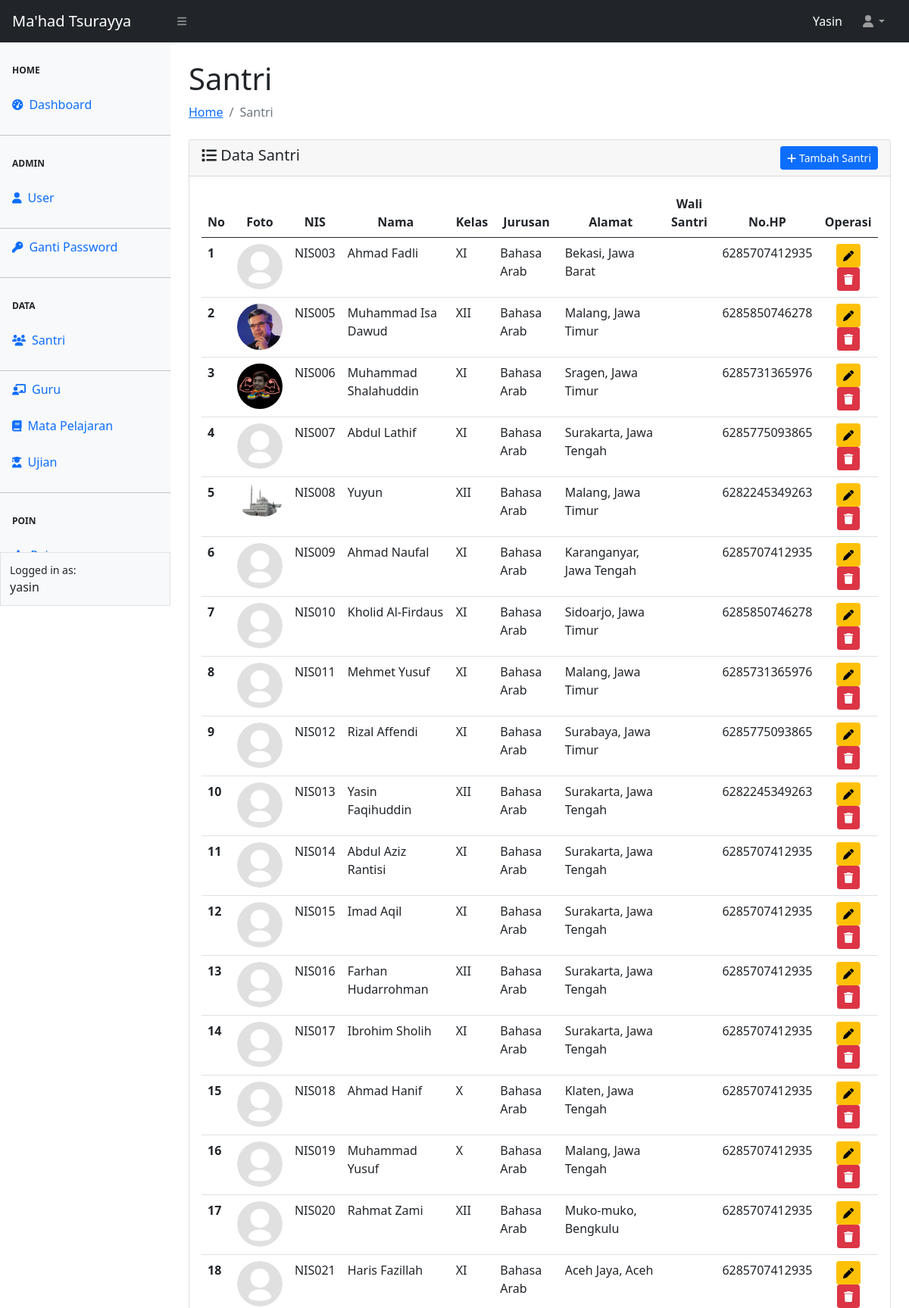
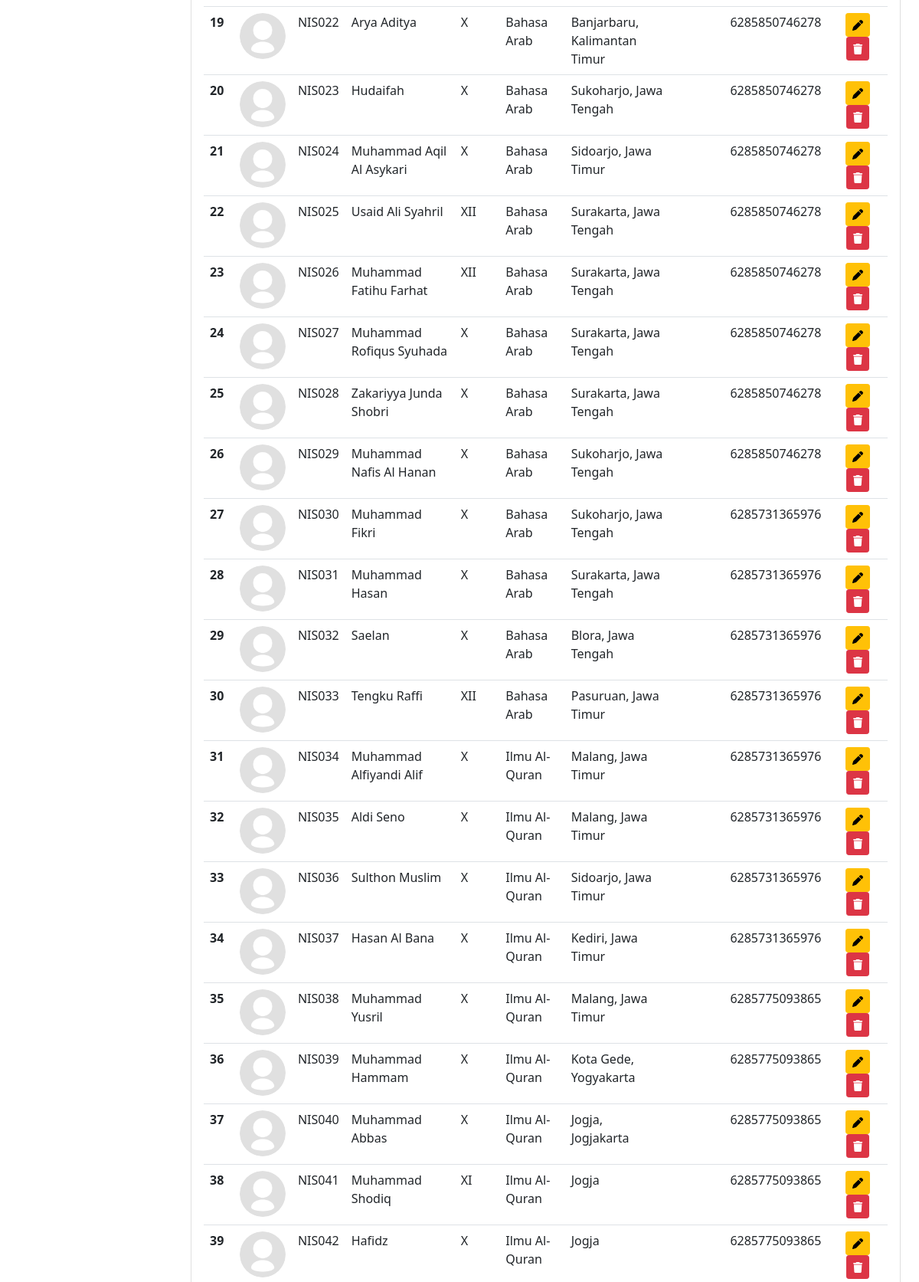
/siswa/siswa.php (signed in, upper part), run on the app's committed database (2 pictures, top to bottom).
### tables this page shows
CREATE TABLE `tbl_siswa` (
  `nis` char(6) NOT NULL,
  `nama` varchar(100) NOT NULL,
  `alamat` varchar(256) NOT NULL,
  `kelas` varchar(3) NOT NULL,
  `jurusan` varchar(50) NOT NULL,
  `walsan` varchar(15) DEFAULT '089621966663',
  `foto` varchar(50) NOT NULL
);

### config.php (called while the page is built, shortened)
<?php
$main_url = "http://localhost/sekolah";

### siswa/siswa.php (the view, shortened to what this page needs)
<?php
require_once "../config.php";
require_once "../template/header.php";
require_once "../template/navbar.php";
require_once "../template/sidebar.php";
?>
<div id="layoutSidenav_content">
    <main>
        <div class="container-fluid px-4">
            <h1 class="mt-4">Santri</h1>
            <ol class="breadcrumb mb-4">
                <li class="breadcrumb-item"><a href="../index.php">Home</a></li>
                <li class="breadcrumb-item active">Santri</li>
            </ol>
            <div class="card">
                <div class="card-header">
                    <span class="h5 my-2"><i class="fa-solid fa-list"></i> Data Santri</span>
                    <a href="<?= $main_url ?>/siswa/add-siswa.php" class="btn btn-sm btn-primary float-end"><i class="fa-solid fa-plus"></i> Tambah Santri</a>
                </div>
                <div class="card-body">
                <table class="table table-hover" id="datatablesSimple">
  <thead>
    <tr>
      <th scope="col">No</th>
      <th scope="col"><center>Foto</center></th>
      <th scope="col"><center>NIS</center></th>
      <th scope="col"><center>Nama</center></th>
      <th scope="col"><center>Kelas</center></th>
      <th scope="col"><center>Jurusan</center></th>
      <th scope="col"><center>Alamat</center></th>
      <th scope="col"><center>Wali Santri</center></th>
      <th scope="col"><center>No.HP</center></th>
      <th scope="col"><center>Operasi</center></th>
    </tr>
  </thead>
  <tbody>
    <?php
    $no = 1;
    $querySiswa = mysqli_query($koneksi, "SELECT * FROM tbl_siswa");
    while ($data = mysqli_fetch_array($querySiswa)) { ?>
      <tr>
        <th scope="row"><?= $no++ ?></th>
        <td><img src="../asset/image/<?= $data['foto'] ?>" class="rounded-circle" alt="foto siswa" width="60px"></td>
        <td><?= $data['nis'] ?></td>
        <td><?= $data['nama'] ?></td>
        <td><?= $data['kelas'] ?></td>
        <td><?= $data['jurusan'] ?></td>
        <td><?= $data['alamat'] ?></td>
        <td><?= $data['wali_santri'] ?></td>
        <td><?= $data['walsan'] ?></td>
        <td align="center">
          <a href="edit-siswa.php?nis=<?= $data['nis'] ?>" class="btn btn-sm btn-warning" title="Update Siswa"><i class="fa-solid fa-pen"></i></a>
          <a href="hapus-siswa.php?nis=<?= $data['nis'] ?>&foto=<?= $data['foto'] ?>" class="btn btn-sm btn-danger" title="Hapus Siswa" onclick="return confirm('Anda yakin akan menghapus data ini ?')"><i class="fa-solid fa-trash"></i></a>
        </td>
      </tr>
    <?php } ?>
  </tbody>
</table>
                </div>
            </div>
        </div>
    </main>
<?php
require_once "../template/footer.php";
?>

### template/header.php (shortened to what this page needs)
<!DOCTYPE html>
<html lang="en">
    <head>
        <link href="https://cdn.jsdelivr.net/npm/simple-datatables@7.1.2/dist/style.min.css" rel="stylesheet" />
        <link href="<?= $main_url ?>/asset/sb-admin/css/styles.css" rel="stylesheet" />
        <link href="https://cdn.jsdelivr.net/npm/bootstrap@5.0.2/dist/css/bootstrap.min.css" rel="stylesheet">
    </head>

### template/navbar.php (shortened to what this page needs)
<body class="sb-nav-fixed">
        <nav class="sb-topnav navbar navbar-expand navbar-dark bg-dark">
            <a class="navbar-brand ps-3" href="<?= $main_url ?>">Ma'had Tsurayya</a>
            <button class="btn btn-link btn-sm order-1 order-lg-0 me-4 me-lg-0" id="sidebarToggle" href="#!"><i class="fas fa-bars"></i></button>
            <form class="d-none d-md-inline-block form-inline ms-auto me-0 me-md-3 my-2 my-md-0">
                <span class="text-white text-capitalize"><?= $_SESSION["ssUser"] ?></span>
            </form>
            <ul class="navbar-nav ms-auto ms-md-0 me-3 me-lg-4">
                <li class="nav-item dropdown">
                    <a class="nav-link dropdown-toggle" id="navbarDropdown" href="#" role="button" data-bs-toggle="dropdown" aria-expanded="false"><i class="fas fa-user fa-fw"></i></a>
                </li>
            </ul>
        </nav>

### template/sidebar.php (shortened to what this page needs)
<div id="layoutSidenav">
            <div id="layoutSidenav_nav">
                <nav class="sb-sidenav accordion bg-light" id="sidenavAccordion">
                    <div class="sb-sidenav-menu">
                        <div class="nav">
                            <div class="sb-sidenav-menu-heading">Home</div>
                            <a class="nav-link" href="<?= $main_url ?>/index.php">
                                <div class="sb-nav-link-icon"><i class="fas fa-tachometer-alt"></i></div>
                                Dashboard
                            </a>
                            <hr class="mb-0">
                            <div class="sb-sidenav-menu-heading">Admin</div>
                            <a class="nav-link" href="<?= $main_url ?>/user/add-user.php">
                                <div class="sb-nav-link-icon"><i class="fa-solid fa-user"></i></div>
                                User
                            </a>
                            <hr class="mb-0">
                            <a class="nav-link" href="<?= $main_url ?>/user/password.php">
                                <div class="sb-nav-link-icon"><i class="fa-solid fa-key"></i></div>
                                Ganti Password
                            </a>
                            <hr class="mb-0">
                            <div class="sb-sidenav-menu-heading">Data</div>
                            <a class="nav-link" href="<?= $main_url ?>/siswa/siswa.php">
                                <div class="sb-nav-link-icon"><i class="fa-solid fa-users"></i></div>
                                Santri
                            </a>
                            <hr class="mb-0">
                            <a class="nav-link" href="<?= $main_url ?>/guru/guru.php">
                                <div class="sb-nav-link-icon"><i class="fa-solid fa-chalkboard-user"></i></div>
                                Guru
                            </a>
                            <a class="nav-link" href="<?= $main_url ?>/pelajaran/pelajaran.php">
                                <div class="sb-nav-link-icon"><i class="fa-solid fa-book"></i></div>
                                Mata Pelajaran
                            </a>
                            <a class="nav-link" href="<?= $main_url ?>/ujian/ujian.php">
                                <div class="sb-nav-link-icon"><i class="fa-solid fa-user-graduate"></i></div>
                                Ujian
                            </a>
                            <hr class="mb-0">
                            <div class="sb-sidenav-menu-heading">Poin</div>
                            <a href="<?= $main_url ?>/poin/pelanggaran.php" class="nav-link">
                                <div class="sb-nav-link-icon"><i class="fa-solid fa-star"></i></div>
                                Poin
                            </a>
                        </div>
                    </div>
                    <div class="sb-sidenav-footer border">
                        <div class="small">Logged in as:</div>
                        <?= $_SESSION["ssUser"] ?>
                    </div>
                </nav>
            </div>

### template/footer.php (shortened to what this page needs)
            </div>
        </div>
    </body>
</html>

### data on the page
tbl_siswa: foto (placeholder picture), nis "NIS003", nama "Ahmad Fadli", kelas "XI", jurusan "Bahasa Arab", alamat "Bekasi, Jawa Barat", walsan "6285707412935"
tbl_siswa: foto (picture), nis "NIS005", nama "Muhammad Isa Dawud", kelas "XII", jurusan "Bahasa Arab", alamat "Malang, Jawa Timur", walsan "6285850746278"
tbl_siswa: foto (picture), nis "NIS006", nama "Muhammad Shalahuddin", kelas "XI", jurusan "Bahasa Arab", alamat "Sragen, Jawa Timur", walsan "6285731365976"
tbl_siswa: foto (placeholder picture), nis "NIS007", nama "Abdul Lathif", kelas "XI", jurusan "Bahasa Arab", alamat "Surakarta, Jawa Tengah", walsan "6285775093865"
tbl_siswa: foto (picture), nis "NIS008", nama "Yuyun", kelas "XII", jurusan "Bahasa Arab", alamat "Malang, Jawa Timur", walsan "6282245349263"
tbl_siswa: foto (placeholder picture), nis "NIS009", nama "Ahmad Naufal", kelas "XI", jurusan "Bahasa Arab", alamat "Karanganyar, Jawa Tengah", walsan "6285707412935"
tbl_siswa: foto (placeholder picture), nis "NIS010", nama "Kholid Al-Firdaus", kelas "XI", jurusan "Bahasa Arab", alamat "Sidoarjo, Jawa Timur", walsan "6285850746278"
tbl_siswa: foto (placeholder picture), nis "NIS011", nama "Mehmet Yusuf", kelas "XI", jurusan "Bahasa Arab", alamat "Malang, Jawa Timur", walsan "6285731365976"
tbl_siswa: foto (placeholder picture), nis "NIS012", nama "Rizal Affendi", kelas "XI", jurusan "Bahasa Arab", alamat "Surabaya, Jawa Timur", walsan "6285775093865"
tbl_siswa: foto (placeholder picture), nis "NIS013", nama "Yasin Faqihuddin", kelas "XII", jurusan "Bahasa Arab", alamat "Surakarta, Jawa Tengah", walsan "6282245349263"
tbl_siswa: foto (placeholder picture), nis "NIS014", nama "Abdul Aziz Rantisi", kelas "XI", jurusan "Bahasa Arab", alamat "Surakarta, Jawa Tengah", walsan "6285707412935"
tbl_siswa: foto (placeholder picture), nis "NIS015", nama "Imad Aqil", kelas "XI", jurusan "Bahasa Arab", alamat "Surakarta, Jawa Tengah", walsan "6285707412935"
tbl_siswa: foto (placeholder picture), nis "NIS016", nama "Farhan Hudarrohman", kelas "XII", jurusan "Bahasa Arab", alamat "Surakarta, Jawa Tengah", walsan "6285707412935"
tbl_siswa: foto (placeholder picture), nis "NIS017", nama "Ibrohim Sholih", kelas "XI", jurusan "Bahasa Arab", alamat "Surakarta, Jawa Tengah", walsan "6285707412935"
tbl_siswa: foto (placeholder picture), nis "NIS018", nama "Ahmad Hanif", kelas "X", jurusan "Bahasa Arab", alamat "Klaten, Jawa Tengah", walsan "6285707412935"
tbl_siswa: foto (placeholder picture), nis "NIS019", nama "Muhammad Yusuf", kelas "X", jurusan "Bahasa Arab", alamat "Malang, Jawa Tengah", walsan "6285707412935"
tbl_siswa: foto (placeholder picture), nis "NIS020", nama "Rahmat Zami", kelas "XII", jurusan "Bahasa Arab", alamat "Muko-muko, Bengkulu", walsan "6285707412935"
tbl_siswa: foto (placeholder picture), nis "NIS021", nama "Haris Fazillah", kelas "XI", jurusan "Bahasa Arab", alamat "Aceh Jaya, Aceh", walsan "6285707412935"
tbl_siswa: foto (placeholder picture), nis "NIS022", nama "Arya Aditya", kelas "X", jurusan "Bahasa Arab", alamat "Banjarbaru, Kalimantan Timur", walsan "6285850746278"
tbl_siswa: foto (placeholder picture), nis "NIS023", nama "Hudaifah", kelas "X", jurusan "Bahasa Arab", alamat "Sukoharjo, Jawa Tengah", walsan "6285850746278"
tbl_siswa: foto (placeholder picture), nis "NIS024", nama "Muhammad Aqil Al Asykari", kelas "X", jurusan "Bahasa Arab", alamat "Sidoarjo, Jawa Timur", walsan "6285850746278"
tbl_siswa: foto (placeholder picture), nis "NIS025", nama "Usaid Ali Syahril", kelas "XII", jurusan "Bahasa Arab", alamat "Surakarta, Jawa Tengah", walsan "6285850746278"
tbl_siswa: foto (placeholder picture), nis "NIS026", nama "Muhammad Fatihu Farhat", kelas "XII", jurusan "Bahasa Arab", alamat "Surakarta, Jawa Tengah", walsan "6285850746278"
tbl_siswa: foto (placeholder picture), nis "NIS027", nama "Muhammad Rofiqus Syuhada", kelas "X", jurusan "Bahasa Arab", alamat "Surakarta, Jawa Tengah", walsan "6285850746278"
tbl_siswa: foto (placeholder picture), nis "NIS028", nama "Zakariyya Junda Shobri", kelas "X", jurusan "Bahasa Arab", alamat "Surakarta, Jawa Tengah", walsan "6285850746278"
tbl_siswa: foto (placeholder picture), nis "NIS029", nama "Muhammad Nafis Al Hanan", kelas "X", jurusan "Bahasa Arab", alamat "Sukoharjo, Jawa Tengah", walsan "6285850746278"
tbl_siswa: foto (placeholder picture), nis "NIS030", nama "Muhammad Fikri", kelas "X", jurusan "Bahasa Arab", alamat "Sukoharjo, Jawa Tengah", walsan "6285731365976"
tbl_siswa: foto (placeholder picture), nis "NIS031", nama "Muhammad Hasan", kelas "X", jurusan "Bahasa Arab", alamat "Surakarta, Jawa Tengah", walsan "6285731365976"
tbl_siswa: foto (placeholder picture), nis "NIS032", nama "Saelan", kelas "X", jurusan "Bahasa Arab", alamat "Blora, Jawa Tengah", walsan "6285731365976"
tbl_siswa: foto (placeholder picture), nis "NIS033", nama "Tengku Raffi", kelas "XII", jurusan "Bahasa Arab", alamat "Pasuruan, Jawa Timur", walsan "6285731365976"
tbl_siswa: foto (placeholder picture), nis "NIS034", nama "Muhammad Alfiyandi Alif", kelas "X", jurusan "Ilmu Al-Quran", alamat "Malang, Jawa Timur", walsan "6285731365976"
tbl_siswa: foto (placeholder picture), nis "NIS035", nama "Aldi Seno", kelas "X", jurusan "Ilmu Al-Quran", alamat "Malang, Jawa Timur", walsan "6285731365976"
tbl_siswa: foto (placeholder picture), nis "NIS036", nama "Sulthon Muslim", kelas "X", jurusan "Ilmu Al-Quran", alamat "Sidoarjo, Jawa Timur", walsan "6285731365976"
tbl_siswa: foto (placeholder picture), nis "NIS037", nama "Hasan Al Bana", kelas "X", jurusan "Ilmu Al-Quran", alamat "Kediri, Jawa Timur", walsan "6285731365976"
tbl_siswa: foto (placeholder picture), nis "NIS038", nama "Muhammad Yusril", kelas "X", jurusan "Ilmu Al-Quran", alamat "Malang, Jawa Timur", walsan "6285775093865"
tbl_siswa: foto (placeholder picture), nis "NIS039", nama "Muhammad Hammam", kelas "X", jurusan "Ilmu Al-Quran", alamat "Kota Gede, Yogyakarta", walsan "6285775093865"
tbl_siswa: foto (placeholder picture), nis "NIS040", nama "Muhammad Abbas", kelas "X", jurusan "Ilmu Al-Quran", alamat "Jogja, Jogjakarta", walsan "6285775093865"
tbl_siswa: foto (placeholder picture), nis "NIS041", nama "Muhammad Shodiq", kelas "XI", jurusan "Ilmu Al-Quran", alamat "Jogja", walsan "6285775093865"
tbl_siswa: foto (placeholder picture), nis "NIS042", nama "Hafidz", kelas "X", jurusan "Ilmu Al-Quran", alamat "Jogja", walsan "6285775093865"

### other printed values
$_SESSION["ssUser"] "Yasin"
$_SESSION["ssUser"] "yasin"
